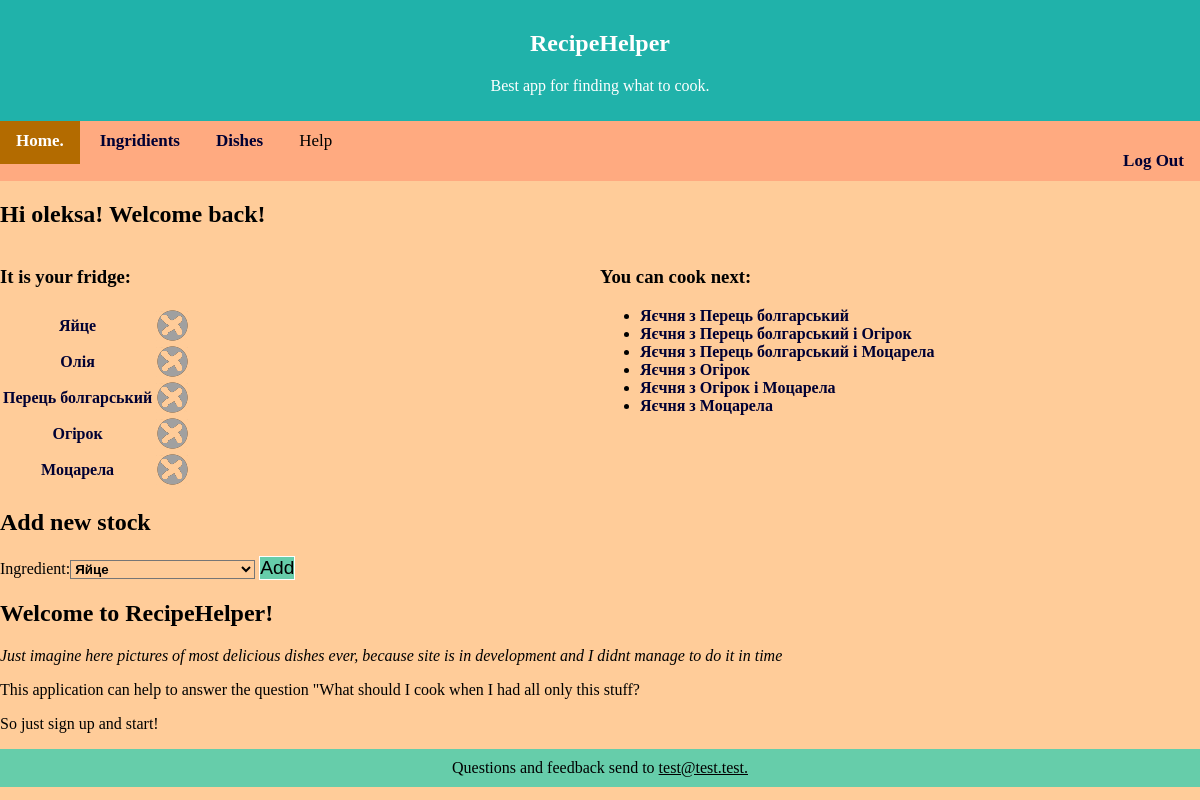
Page / (signed in) on the earlier database version.
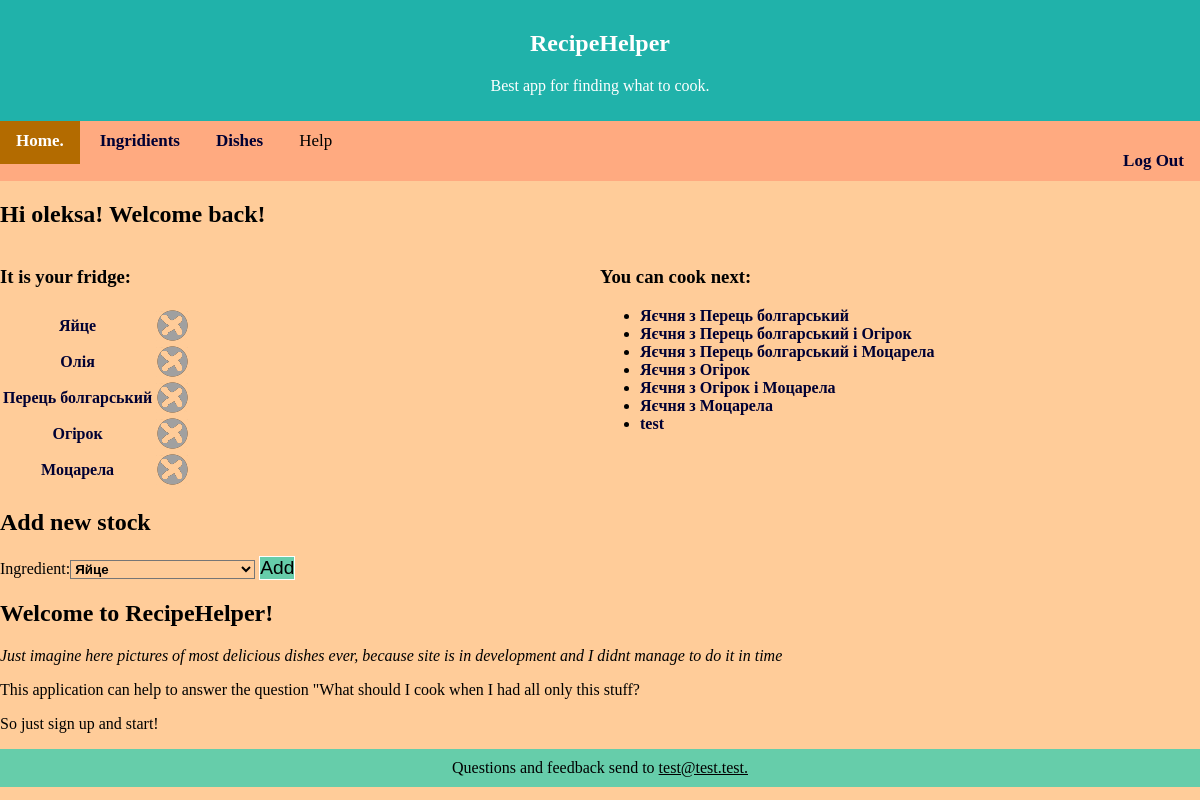
Same page on the later database version.
### Picker/models.py (models this page shows, shortened)
class Fridge(models.Model):
    user = models.ForeignKey(User, on_delete=models.CASCADE)
    ingredient = models.ForeignKey(Ingredient, on_delete=models.CASCADE)
    is_available = models.BooleanField(default = True)

class Ingredient(models.Model):
    name = models.CharField(max_length = 40, unique = True)
    units = models.CharField(max_length = 10, default = 'g.')
    description = models.TextField(blank = True, default = '')

class Dish(models.Model):
    name = models.CharField(max_length = 100)
    description = models.TextField(blank=True, default='')

### Picker/views.py (the view, shortened to what this page needs)
# urls.py: path('', views.index, name='index'),
def index(request):
    current_user = request.user
    if current_user.is_authenticated:
        fridge_ing = Fridge.objects.filter(user_id = current_user.id, is_available = True).select_related('ingredient')
        if request.method == 'POST':
            is_deleted = False
            for temp in fridge_ing:
                if str(temp.ingredient_id) in request.POST:
                    temp.is_available = False
                    temp.save()
                    form = AddIngredient()
                    is_deleted = True
                    break
            if not is_deleted:
                form = AddIngredient(request.POST)
                if form.is_valid():
                    ing_id = form.cleaned_data['ingredient']
                    try:
                        k = Fridge.objects.get(user_id = current_user.id, ingredient_id = ing_id)
                        k.is_available = True
                        k.save()
                    except Fridge.DoesNotExist:
                        k = Fridge(user_id = current_user.id, ingredient_id = ing_id)
                        k.save()
            fridge_ing = Fridge.objects.filter(user_id=current_user.id, is_available=True).select_related('ingredient')
        else:
            form = AddIngredient()
        available_dish_id = recipe_finder(current_user)
        dish_list = [Dish.objects.get(id=i['id']) for i in available_dish_id]
        context = {
            'user': current_user,
            'ing_list': fridge_ing,
            'dish_list': dish_list,
            'form': form,
        }
    template = loader.get_template('home.html')
    return HttpResponse(template.render(context, request))

### Picker/forms.py
class AddIngredient(forms.Form):
    choises = [tuple([x.id, x.name]) for x in Ingredient.objects.all()]
    ingredient = forms.CharField(widget=forms.Select(choices=choises))

### Picker/models.py (called while the page is built)
def recipe_finder(user):
    recipes = Recipe.objects.exclude(
        ingredient__in = Ingredient.objects.filter(fridge__user__id = user.id, fridge__is_available = True)
    ).values('dish_id')
    dishes = Dish.objects.all().values('id')
    available_dish_id = dishes.difference(recipes)
    return available_dish_id

### templates/home.html (shortened to what this page needs)
{% extends 'base.html' %}
{% load static %}
{% block content %}
<h2>Hi {{ user.username }}! Welcome back!</h2>
<div class="wrapper">
<div class="fridge">
    <h3>It is your fridge:</h3>
    {% if ing_list %}
    <table>
        {% for ing in ing_list %}
        {% if user.is_authenticated %}
        <tr>
        <th>
            <a href="/ingredient/{{ ing.ingredient_id }} "> {{ ing.ingredient.name }} </a>
        </th>
        <th>
            <form method="post" >
                <div class="delButton">
                    <input type="submit" name = "{{ ing.ingredient_id }}" value="Delete">
                </div>
            </form>
        </th>
        </tr>
        {% endif %}
        {% endfor %}
    </table>
    {% else %}
    <p>You fridge is empty :(</p>
    {% endif %}
    <h2>Add new stock</h2>
    <form method="post">
        {{ form }}
        <input type="submit" value="Add" class="Submit">
    </form>
</div>
<div class="posibilities">
    <h3>You can cook next:</h3>
    {% if dish_list %}
    <ul>
        {% for dish in dish_list %}
        <li><a href="/recipe/{{ dish.id }} "> {{ dish.name }} </a>
        {% endfor %}
    </ul>
    {% else %}
    <p>You had nothing to cook. Time for shopping?</p>
    {% endif %}
</div>
</div>
<h2> Welcome to RecipeHelper!</h2>
<p><em>Just imagine here pictures of most delicious dishes ever, because site is in development and I didnt manage to do it in time</em></p>
<p>This application can help to answer the question "What should I cook when I had all only this stuff?</p>
<p>So just sign up and start!</p>
{% endblock %}

Differences in the rows shown:
added Dish: name "test"
